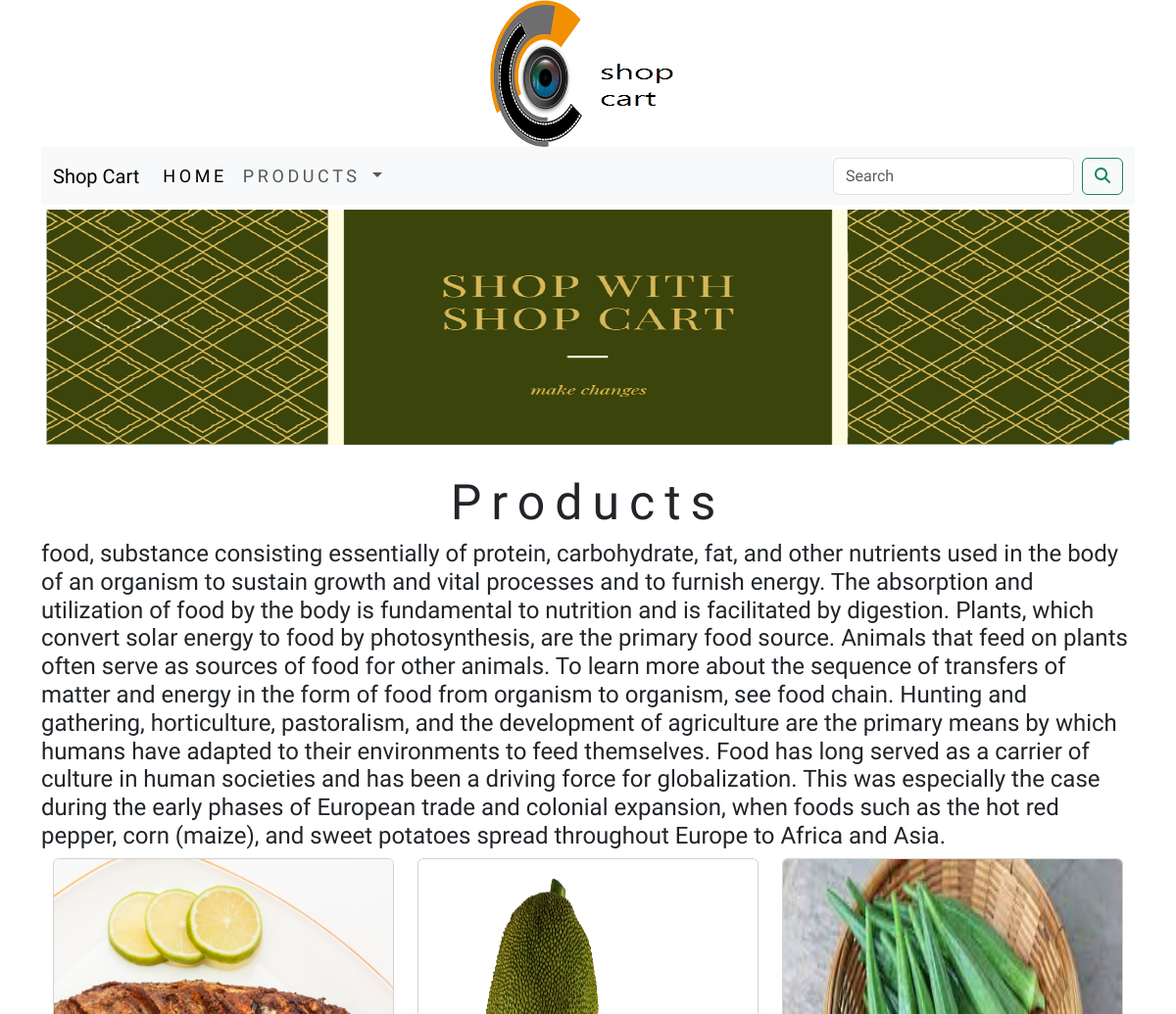
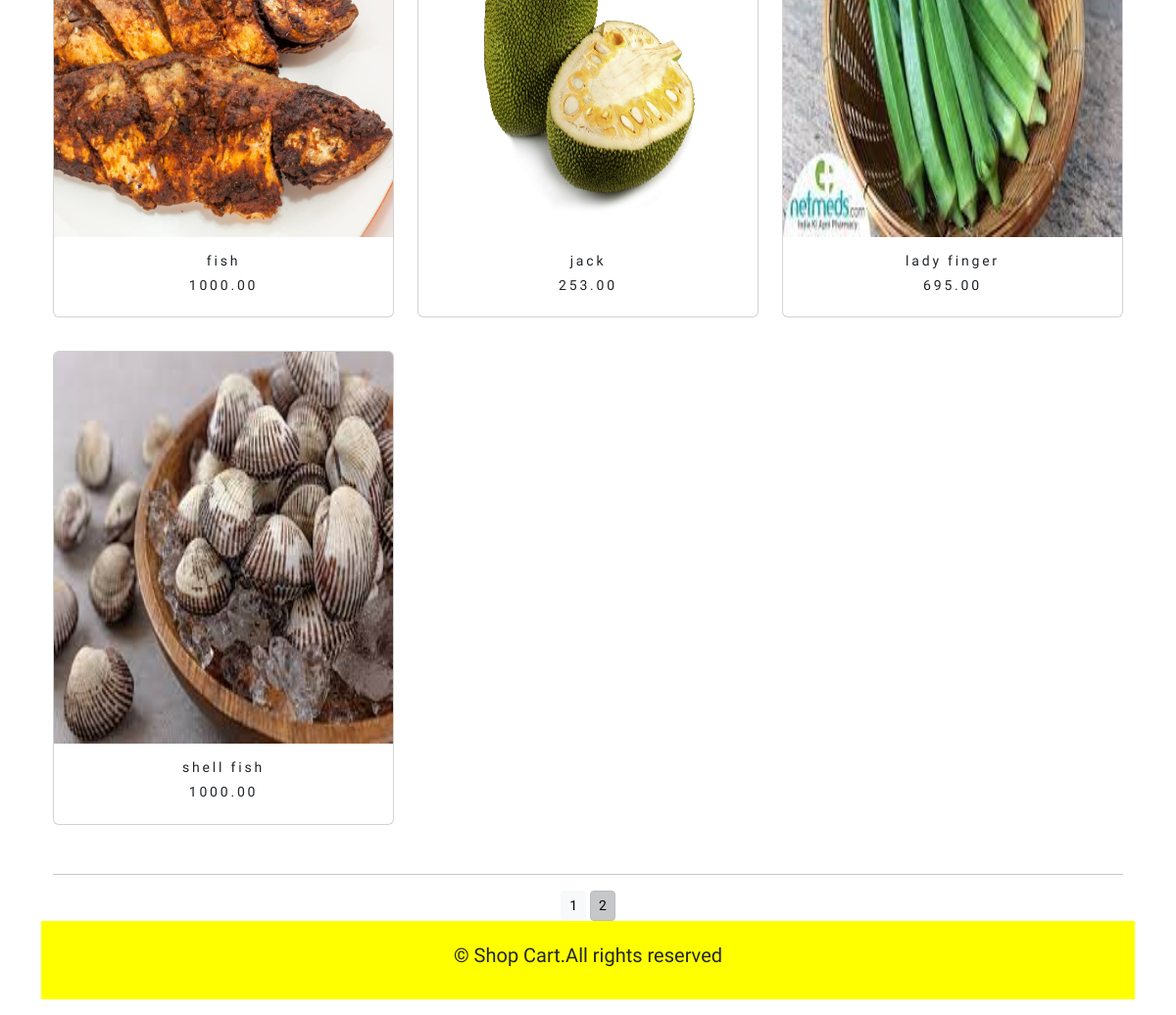
Screenshot of /?page=2 with the database file from the repository (2 pictures, top to bottom).
### shopping_cart/models.py (models this page shows, shortened)
class Product(models.Model):
    name=models.CharField(max_length=250,unique=True)
    slug=models.SlugField(max_length=250,unique=True)
    description=models.TextField(blank=True)
    price=models.DecimalField(max_digits=10,decimal_places=2)
    category=models.ForeignKey(Category,on_delete=models.CASCADE)
    image=models.ImageField(upload_to='product',blank=True)
    stock=models.IntegerField()
    available=models.BooleanField(default=True)
    created=models.DateTimeField(auto_now_add=True)
    updated=models.DateTimeField(auto_now=True)
    def get_url(self):
        return reverse('shop:proCatDetail',args=[self.category.slug,self.slug])
    class Meta:
        ordering = ('name',)
        verbose_name = 'product'
        verbose_name_plural = 'products'

### shopping_cart/views.py (the view)
# urls.py: path("", views.allProdCat, name='allProdCat')
def allProdCat(request,c_slug=None):
    c_page=None
    products_list=None
    if c_slug!=None:
        c_page=get_object_or_404(Category,slug=c_slug)
        products_list=Product.objects.all().filter(category=c_page,available=True)
    else:
        products_list=Product.objects.all().filter(available=True)
    paginator=Paginator(products_list,6)
    try:
        page=int(request.GET.get('page','1'))
    except:
        page=1
    try:
        products=paginator.page(page)
    except (EmptyPage,InvalidPage):
        products=paginator.page(paginator.num_pages)
    return render(request,"category.html",{"category":c_page,"products":products})

### cart/context_processors.py (called while the page is built)
def counter(request):
    item_count=0
    if 'admin' in request.path:
        return {}
    else:
        try:
            cart=Cart.objects.filter(cart_id=_cart_id(request))
            car_items=CartItem.objects.all().filter(cart=cart[:1])
            for cart_item in car_items:
                item_count +=cart_item.quantity
        except Cart.DoesNotExist:
            item_count = 0
    return dict(item_count=item_count)

### cart/views.py (called while the page is built)
def _cart_id(request):
    cart=request.session.session_key
    if not cart:
        cart=request.session.create()
    return cart

### shopping_cart/context_processors.py (called while the page is built)
def menu_links(request):
    links=Category.objects.all()
    return dict(links=links)

### shopping_cart/models.py (called while the page is built)
    def get_url(self):
        return reverse('shop:Products_by_Category',args=[self.slug])

### templates/category.html (shortened to what this page needs)
{% extends 'base.html' %}
{% load static %}
{% block content %}
<div class="mx-auto">
    {% if category %}
    <img class="my_image" src="{{category.image.url}}" alt="{{category.name}}">
</div>
<br/>
<div>
    <h1 class="text-center my_title">{{category.name}}</h1>
    <p class="text-justify">{{category.description}}</p>
</div>
{% else %}
<div>
    <img class="my_image my_image_padding" src="{% static 'img/banner.png' %}" alt="Our Products" style="width:100%;height:250px;">
</div>
<br/>
<div>
    <h1 class="text-center my_title">Products</h1>
    <h4 class="text-justify"> food, substance consisting essentially of protein, carbohydrate, fat, and other nutrients
        used in the body of an
        organism to sustain growth and vital processes and to furnish energy. The absorption and utilization of food by
        the body is fundamental to nutrition and is facilitated by digestion. Plants, which convert solar energy to food
        by photosynthesis, are the primary food source. Animals that feed on plants often serve as sources of food for
        other animals. To learn more about the sequence of transfers of matter and energy in the form of food from
        organism to organism, see food chain.
        Hunting and gathering, horticulture, pastoralism, and the development of agriculture are the primary means by
        which humans have adapted to their environments to feed themselves. Food has long served as a carrier of culture
        in human societies and has been a driving force for globalization. This was especially the case during the early
        phases of European trade and colonial expansion, when foods such as the hot red pepper, corn (maize), and sweet
        potatoes spread throughout Europe to Africa and Asia.</h4>
</div>
{% endif %}
<div class="container">
    <div class="row mx_auto">
        {% for product in products.object_list %}
        <div class="my_bottom_margin col-9 col-sm-12 col-md-4">
            <div class="card text-center" style="min-width:18rem;">
                <a href="{{product.get_url}}"><img class="card-img-top my_image" src="{{product.image.url}}" alt="{{product.name}}" style="width:100%;height:400px;"> </a>
                <div class="card-body">
                    <h2>{{product.name}}</h2>
                    <h2>{{product.price}}</h2>
                </div>
            </div>
            <br>
        </div>
        {% endfor %}
    </div>
    <div class="mx-auto">
        {% if products.paginator.num_pages > 1 %}
        <hr>
        <div class="text-center">
            {% for pg in products.paginator.page_range %}
            <a href="?page={{pg}}" class="btn btn-light btn-sm {% if products.number == pg %} active {% endif %}">{{pg}}</a>
            {% endfor %}
        </div>
        {% endif %}
    </div>
</div>
{% endblock %}

### static/css/custom.css (style rules this page uses)
.my_image { width:50%; height:auto; }
.my_title { font-size:50px; text_transform:uppercase; letter-spacing:.2em; }
.my_image_padding { padding:5px; }
.my_bottom_margin { margin-bottom:10px; }
.card-body h2 { font-size:14px; text_transform:uppercase; letter-spacing:.2em; }

### rows the page displays
Product: image (picture), name "fish", price "1000.00"
Product: image (picture), name "jack", price "253.00"
Product: image (picture), name "lady finger", price "695.00"
Product: image (picture), name "shell fish", price "1000.00"

### other values shown
{{ pg }} "1" "2"
